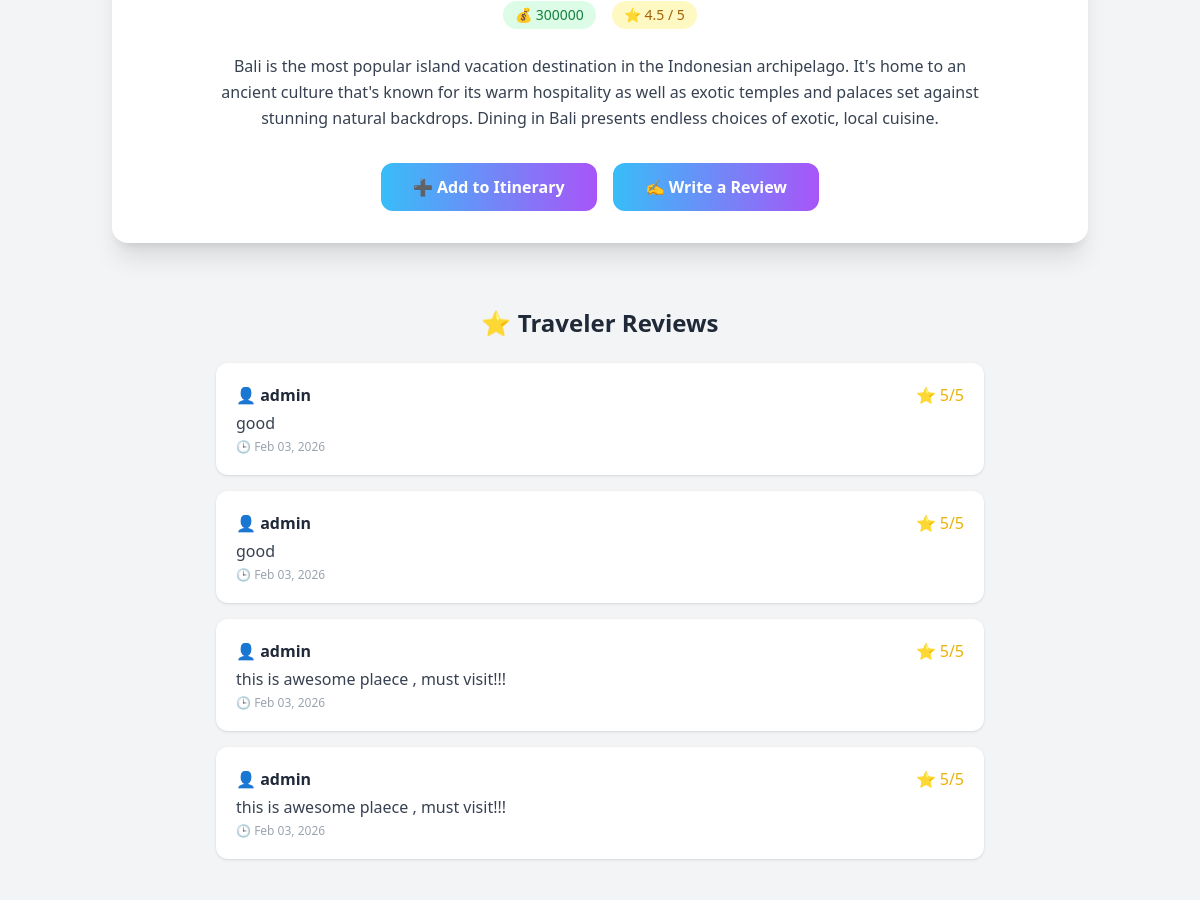
The app's page /destinations/bali/ (middle part), older data.
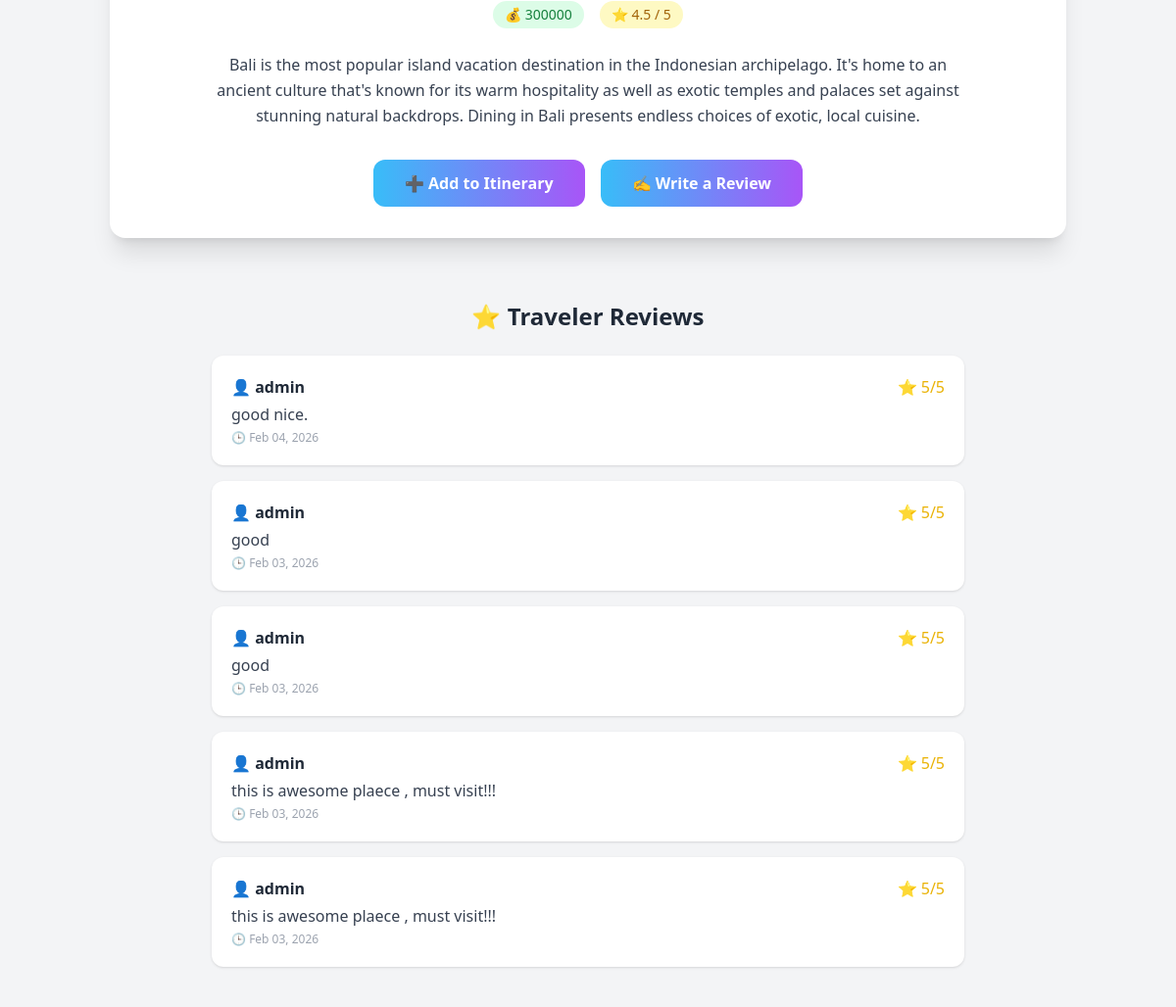
The same page, newer data.
### core/models.py (models this page shows, shortened)
class Review(models.Model):
    user = models.ForeignKey(User, on_delete=models.CASCADE)
    destination = models.ForeignKey(
        'Destination',
        related_name='reviews',
        on_delete=models.CASCADE
    )
    rating = models.PositiveIntegerField()
    comment = models.TextField()
    created_at = models.DateTimeField(auto_now_add=True)

### core/views.py (the view)
# urls.py: path('destinations/<slug:slug>/', views.destination_detail, name='destination_detail'),
def destination_detail(request, slug):
    destination = get_object_or_404(Destination, slug=slug)
    reviews = destination.reviews.all().order_by('-created_at')
    return render(request, 'core/destination_detail.html', {
        'destination': destination,
        'reviews': reviews
    })

### core/templates/core/destination_detail.html (shortened to what this page needs)
{% extends 'core/base.html' %}
{% block content %}
<section class="bg-gray-100 py-24">
    <div class="max-w-5xl mx-auto px-6">
        <div class="bg-white rounded-2xl shadow-xl overflow-hidden">
            <div class="p-8">
                <div class="flex flex-wrap justify-center gap-4 text-sm mb-6">
                    <span class="bg-green-100 text-green-700 px-3 py-1 rounded-full">
                        💰 {{ destination.price_range }}
                    </span>
                    <span class="bg-yellow-100 text-yellow-700 px-3 py-1 rounded-full">
                        ⭐ {{ destination.rating }} / 5
                    </span>
                </div>
                <p class="text-gray-700 text-center leading-relaxed max-w-3xl mx-auto">
                    {{ destination.description }}
                </p>
                <div class="mt-8 flex flex-col sm:flex-row justify-center gap-4">
                    <a href="{% url 'itinerary_create' %}?destination={{ destination.id }}"
                       class="btn bg-indigo-600 hover:bg-indigo-700 text-white px-8 py-3 rounded-xl text-center">
                        ➕ Add to Itinerary
                    </a>
                    <a href="{% url 'add_review' destination.slug %}"
                        class="btn bg-yellow-500 hover:bg-yellow-600 text-white px-8 py-3 rounded-xl text-center">
                        ✍️ Write a Review
                    </a>
                </div>
            </div>
        </div>
        <div class="mt-16">
            <h2 class="text-2xl font-bold mb-6 text-center">⭐ Traveler Reviews</h2>
            {% if reviews %}
                <div class="space-y-4 max-w-3xl mx-auto">
                    {% for review in reviews %}
                    <div class="bg-white p-5 rounded-xl shadow flex flex-col gap-1">
                        <div class="flex justify-between items-center">
                            <span class="font-semibold">👤 {{ review.user.username }}</span>
                            <span class="text-yellow-500">⭐ {{ review.rating }}/5</span>
                        </div>
                        <p class="text-gray-700">{{ review.comment }}</p>
                        <p class="text-xs text-gray-400">
                            🕒 {{ review.created_at|date:"M d, Y" }}
                        </p>
                    </div>
                    {% endfor %}
                </div>
            {% else %}
                <p class="text-center text-gray-500 mt-6">
                    No reviews yet. Be the first to share your experience ✨
                </p>
            {% endif %}
        </div>
    </div>
</section>
{% endblock %}

Row changes from the older to the newer data that the page shows:
added Review: user.username "admin", rating "5", comment "good nice.", created_at "Feb 04, 2026"
